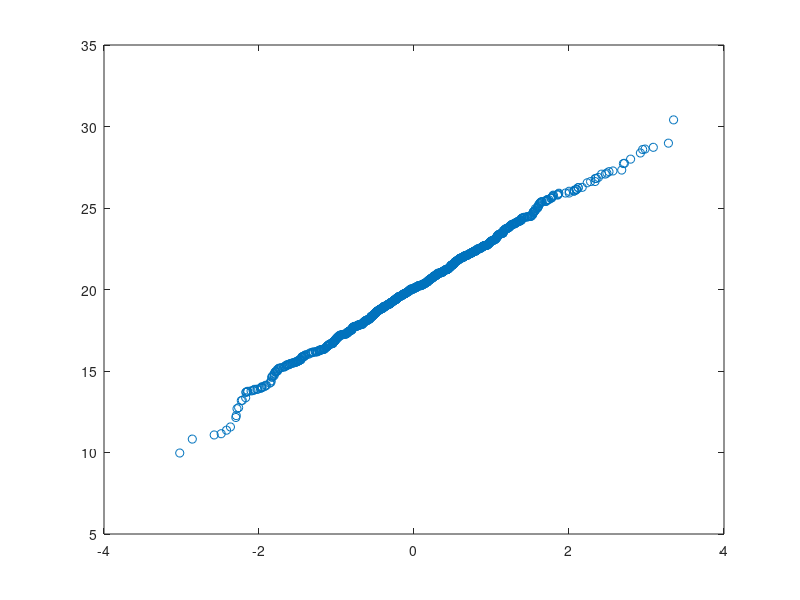
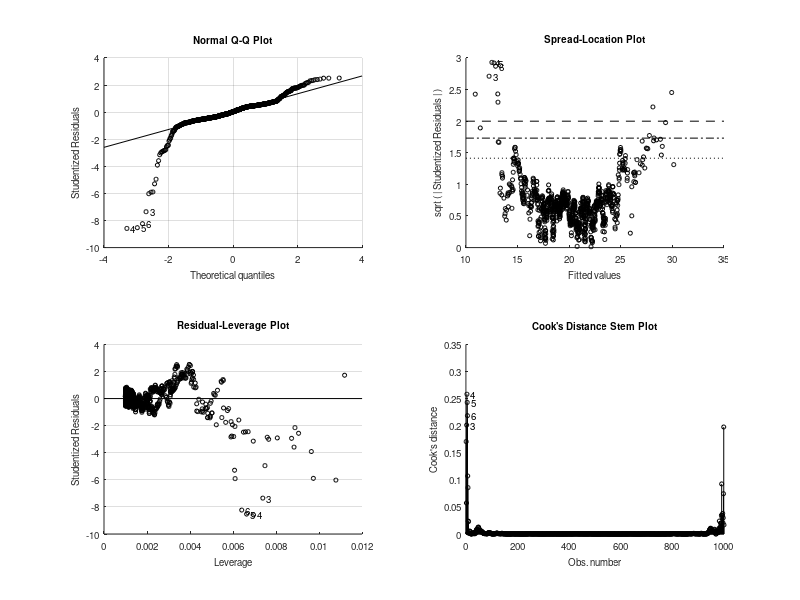

Source code (MATLAB) for these figures, in order:
n = 1000
X = 20 + 3*randn(n,1);
XOrdenados = sort(X);
Z = randn(n,1);
ZOrdenados = sort(Z);

plot(ZOrdenados,XOrdenados,'o')

%Si es normal, debe dar una línea recta

fitlm(ZOrdenados,XOrdenados) %regresión lineal
%Para ver si es normal miramos el ajuste (Rsquared)>0.98
%hipotesis nula: todos los betas son 0 (no hay modelo)
%Estadistico F
%PValue : <0.05, rechazamos, e.o.c no hay evidencia